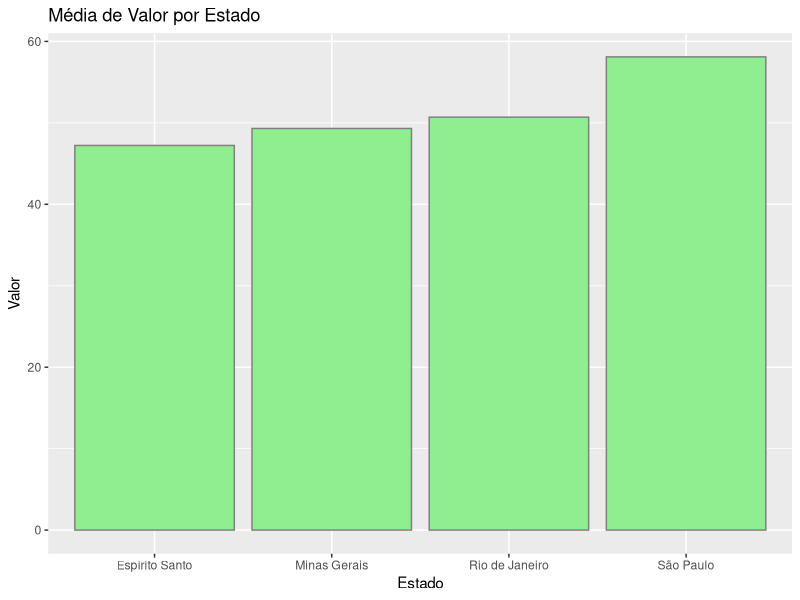

The R source for this figure:
# Basic Statistic

# --------------------- 1 - Position measures ---------------------

# Defining the folder
setwd("/home/gabriel-liamdev/Documents/GitHub/powerBi_study/11 - Linguagem R/01-theory")
getwd()

# Loading the dataset 
vendas = read.csv("Vendas.csv", fileEncoding = "windows-1252")

# Dataset Resume
View(vendas)
str(vendas)
summary(vendas$Valor)
summary(vendas$Custo)

# Average 
?mean
mean(vendas$Valor)
mean(vendas$Custo)

# Weighted average
?weighted.mean
weighted.mean(vendas$Valor, w = vendas$Custo)

# Median 
median(vendas$Valor)
median(vendas$Custo)

# Mode

mode = function(v){
  unique_value = unique(v)
  unique_value[which.max(tabulate(match(v, unique_value)))]
}

# getting mode
valor_mode = mode(vendas$Valor)
custo_mode = mode(vendas$Custo)
print(valor_mode)
print(custo_mode)



# ---------------------- 1.1 Creating Graphics --------------------------

install.packages("ggplot2")
library(ggplot2)

ggplot(vendas) + 
  stat_summary(aes(x = Estado,
                   y = Valor),
               fun = mean,
               geom = "bar",
               fill = "lightgreen",
               col = "grey50") +
  labs(title = "Média de Valor por Estado")